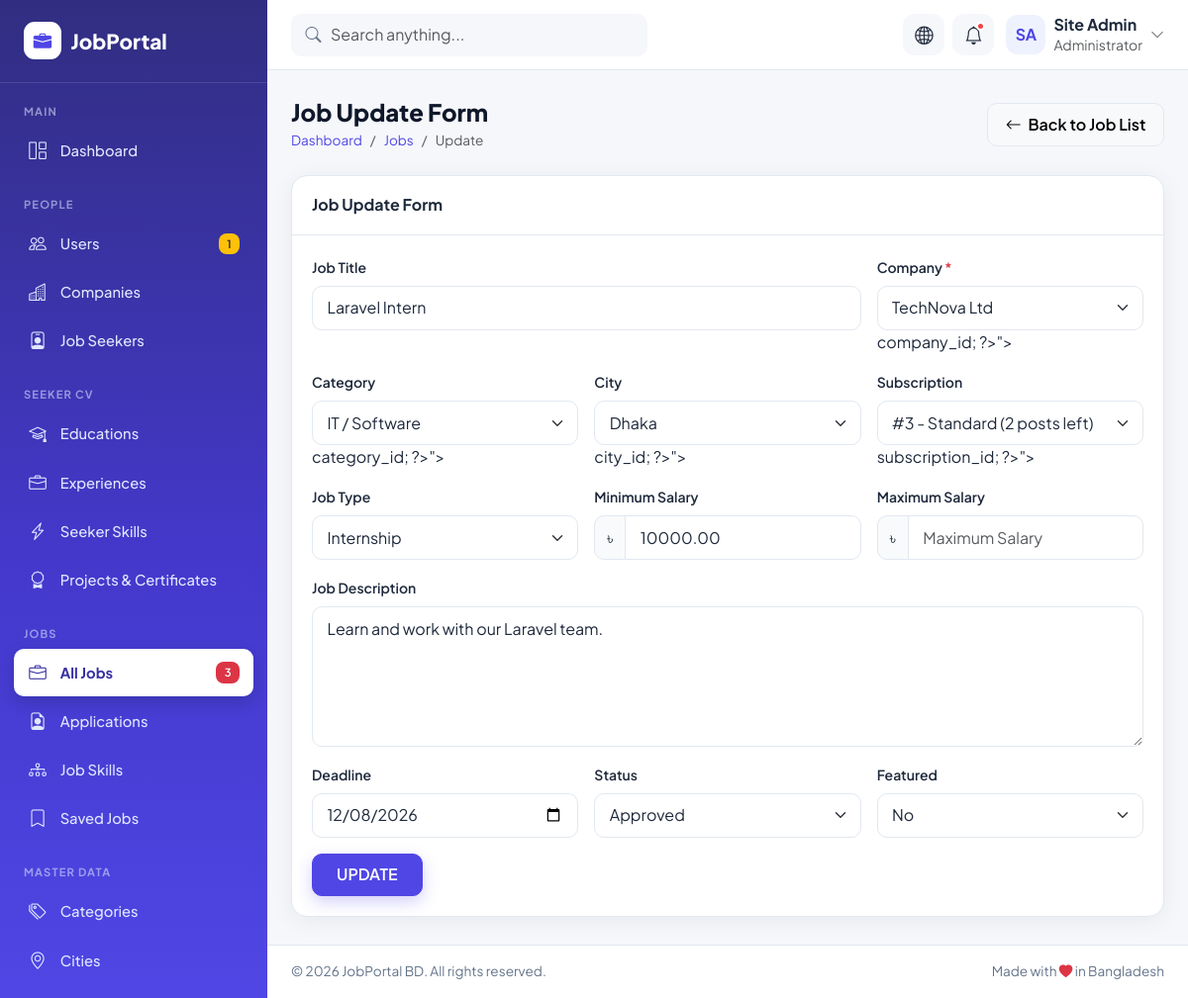
/jobs_portal/crud/jobs/edit.php?id=9, run on an earlier commit of the app's database.
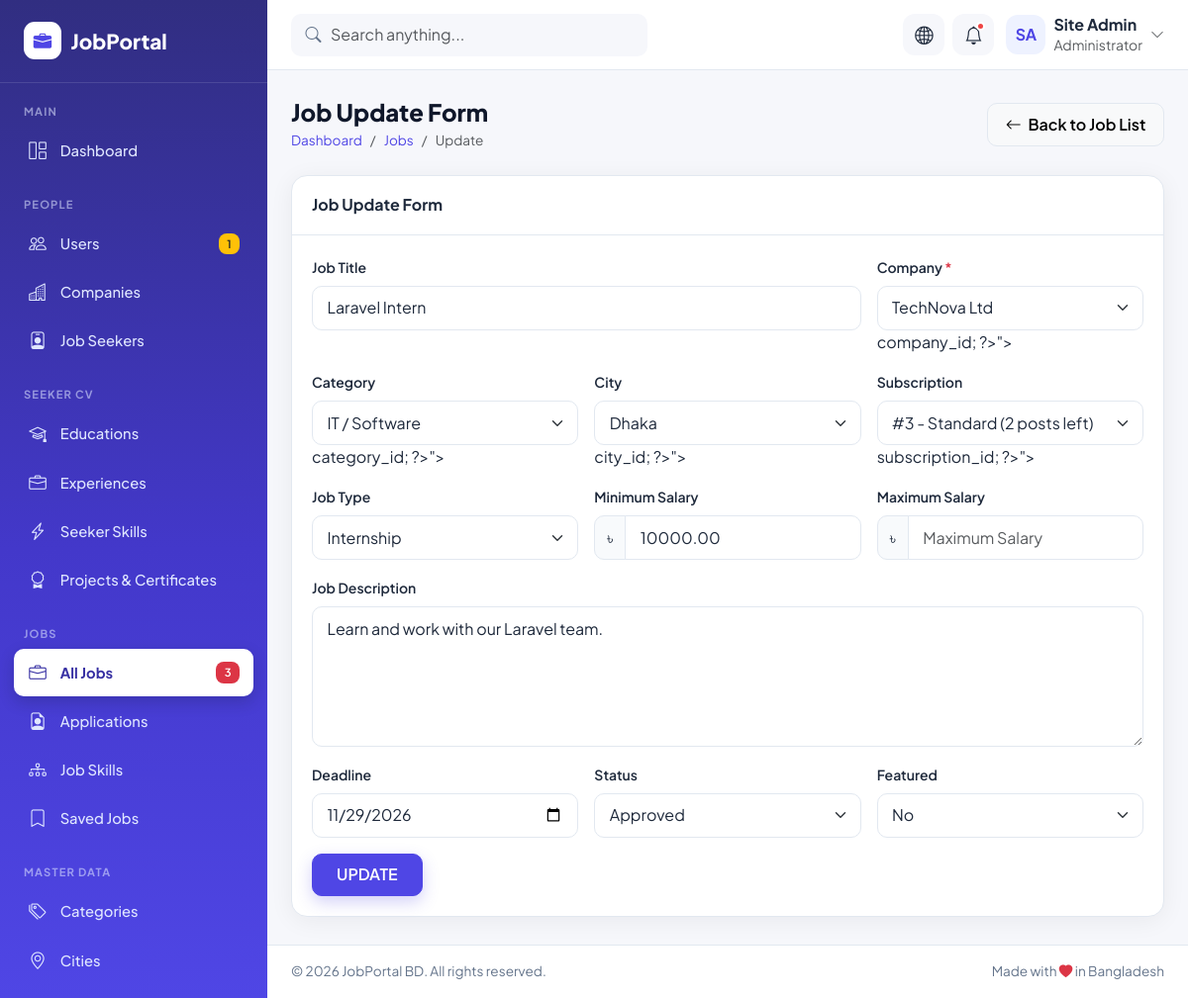
And on a later commit of the database.
### tables this page shows
CREATE TABLE `jobs` (
  `id` int UNSIGNED NOT NULL,
  `company_id` int UNSIGNED NOT NULL,
  `category_id` int UNSIGNED DEFAULT NULL,
  `city_id` int UNSIGNED DEFAULT NULL,
  `subscription_id` int UNSIGNED DEFAULT NULL,
  `title` varchar(150) NOT NULL,
  `slug` varchar(180) NOT NULL,
  `job_type` enum('full_time','part_time','contract','internship','remote') NOT NULL DEFAULT 'full_time',
  `salary_min` decimal(10,2) DEFAULT NULL,
  `salary_max` decimal(10,2) DEFAULT NULL,
  `description` text,
  `deadline` date NOT NULL,
  `status` enum('pending','approved','rejected','closed') NOT NULL DEFAULT 'pending',
  `is_featured` tinyint(1) NOT NULL DEFAULT '0'
);

CREATE TABLE `companies` (
  `id` int UNSIGNED NOT NULL,
  `user_id` int UNSIGNED NOT NULL,
  `city_id` int UNSIGNED DEFAULT NULL,
  `name` varchar(150) NOT NULL,
  `logo` varchar(255) DEFAULT NULL,
  `website` varchar(255) DEFAULT NULL,
  `address` text,
  `description` text
);

CREATE TABLE `categories` (
  `id` int UNSIGNED NOT NULL,
  `name` varchar(100) NOT NULL,
  `slug` varchar(120) NOT NULL
);

CREATE TABLE `cities` (
  `id` int UNSIGNED NOT NULL,
  `name` varchar(100) NOT NULL,
  `division` varchar(50) NOT NULL
);

### jobs_portal/crud/jobs/edit.php (the view, shortened to what the changed rows need)
<?php include_once("../../config/dbconfig.php"); ?>
<!DOCTYPE html>
<html lang="en">
<head>
  <link href="https://cdn.jsdelivr.net/npm/bootstrap@5.3.3/dist/css/bootstrap.min.css" rel="stylesheet">
  <link href="https://cdn.jsdelivr.net/npm/bootstrap-icons@1.11.3/font/bootstrap-icons.min.css" rel="stylesheet">
  <link href="../../assets/css/style.css" rel="stylesheet">
</head>
<body class="dash-body">
<div class="dash-wrapper">
  <div class="dash-main">
    <main class="dash-content">
      <div class="d-flex flex-wrap justify-content-between align-items-center gap-3 mb-4 page-title">
        <div>
          <h1>Job Update Form</h1>
        </div>
      </div>
      <?php
          $id = $_GET['id'];
          $data = $conn->query("SELECT * FROM jobs WHERE id = '$id'");
          $row = $data->fetch_object();
      ?>
      <form action="" method="post">
        <div class="card-jp">
          <div class="card-body">
            <div class="row g-3">
              <div class="col-md-8">
                <label class="form-label">Job Title</label>
                <input type="text" name="title" class="form-control" placeholder="Enter Job Title" value="<?php echo $row->title; ?>">
              </div>
              <div class="col-md-4">
                <label class="form-label">Company <span class="text-danger">*</span></label>
                <select name="company_id" class="form-select" required>
                  <?php
                  $list = $conn->query("SELECT id, name FROM companies");
                  while($item = $list->fetch_assoc()){
                  ?>
                  <option value="<?php echo $item['id']; ?>" <?php if($row->company_id == $item['id']) echo 'selected'; ?>><?php echo $item['name']; ?></option>
                  <?php
                  }
                  ?>
                </select>company_id; ?>">
              </div>
              <div class="col-md-4">
                <label class="form-label">Category</label>
                <select name="category_id" class="form-select">
                  <?php
                  $list = $conn->query("SELECT id, name FROM categories");
                  while($item = $list->fetch_assoc()){
                  ?>
                  <option value="<?php echo $item['id']; ?>" <?php if($row->category_id == $item['id']) echo 'selected'; ?>><?php echo $item['name']; ?></option>
                  <?php
                  }
                  ?>
                </select>category_id; ?>">
              </div>
              <div class="col-md-4">
                <label class="form-label">City</label>
                <select name="city_id" class="form-select">
                  <?php
                  $list = $conn->query("SELECT id, name FROM cities");
                  while($item = $list->fetch_assoc()){
                  ?>
                  <option value="<?php echo $item['id']; ?>" <?php if($row->city_id == $item['id']) echo 'selected'; ?>><?php echo $item['name']; ?></option>
                  <?php
                  }
                  ?>
                </select>city_id; ?>">
              </div>
              <div class="col-md-4">
                <label class="form-label">Subscription</label>
                <select name="subscription_id" class="form-select">
                  <?php
                  $list = $conn->query("SELECT subscriptions.id, packages.name, subscriptions.posts_left FROM subscriptions JOIN packages ON packages.id = subscriptions.package_id");
                  while($item = $list->fetch_assoc()){
                  ?>
                  <option value="<?php echo $item['id']; ?>" <?php if($row->subscription_id == $item['id']) echo 'selected'; ?>>#<?php echo $item['id']; ?> </option>
                  <?php
                  }
                  ?>
                </select>subscription_id; ?>">
              </div>
              <div class="col-md-4">
                <label class="form-label">Job Type</label>
                <select name="job_type" class="form-select">
                  <option value="internship" <?php if($row->job_type == 'internship') echo 'selected'; ?>>Internship</option>
                </select>
              </div>
              <div class="col-md-4">
                <div class="input-group"><span class="input-group-text">৳</span><input type="number" step="0.01" name="salary_min" class="form-control" placeholder="Minimum Salary" value="<?php echo $row->salary_min; ?>"></div>
              </div>
              <div class="col-12">
                <label class="form-label">Job Description</label>
                <textarea name="description" rows="5" class="form-control" placeholder="Enter Job Description"><?php echo $row->description; ?></textarea>
              </div>
              <div class="col-md-4">
                <label class="form-label">Deadline</label>
                <input type="date" name="deadline" class="form-control" value="<?php echo $row->deadline; ?>">
              </div>
              <div class="col-md-4">
                <label class="form-label">Status</label>
                <select name="status" class="form-select">
                  <option value="approved" <?php if($row->status == 'approved') echo 'selected'; ?>>Approved</option>
                </select>
              </div>
              <div class="col-md-4">
                <label class="form-label">Featured</label>
                <select name="is_featured" class="form-select">
                  <option value="0" <?php if($row->is_featured == '0') echo 'selected'; ?>>No</option>
                </select>
              </div>
            </div>
          </div>
        </div>
      </form>
    </main>
  </div>
</div>
</body>
</html>

What changed in the data, as far as the page shows it:
changed jobs "Laravel Intern": deadline "12/08/2026" → "11/29/2026"
